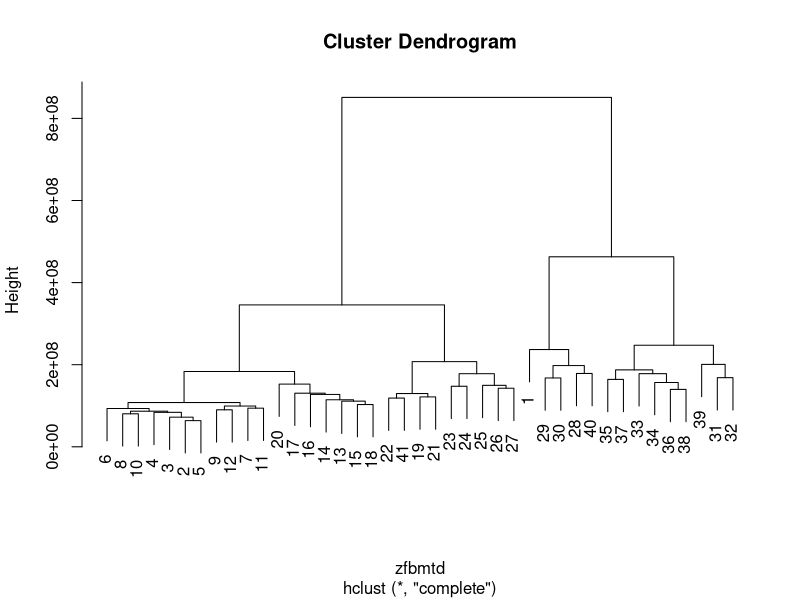

This figure's R source:
d3<-read.csv("purchase_by_type3.csv") #3-34,35-76
d2<-read.csv("purchase_by_type31.csv") #3-34,35-76
d<-d3+d2
d1<-d[275:427,]
zfbm<-as.matrix(cbind(
                      #d1[,4 ], d1[,5 ],
                      #d1[,6 ], d1[,7 ], d1[,8 ], d1[,9 ],
                      #d1[,10], d1[,11], d1[,12], d1[,13],
                      #d1[,14], d1[,15], d1[,16], d1[,17],
                      #d1[,18], d1[,19], d1[,20], d1[,21],
                      #d1[,22], d1[,23], d1[,24], d1[,25],
                      #d1[,26], d1[,27], d1[,28], d1[,29],
                      #d1[,30],
                      #d1[,31], d1[,32], d1[,33], d1[,34]
                      d1[,36],
                      d1[,37],
                      d1[,38],
                      d1[,39],
                      d1[,40],
                      d1[,41],
                      d1[,42],
                      d1[,43],
                      d1[,44],
                      d1[,45],
                      d1[,46],
                      d1[,47],
                      d1[,48],
                      d1[,49],
                      d1[,50],
                      d1[,51],
                      d1[,52],
                      d1[,53],
                      d1[,54],
                      d1[,55],
                      d1[,56],
                      d1[,57],
                      d1[,58],
                      d1[,59],
                      d1[,60],
                      d1[,61],
                      d1[,62],
                      d1[,63],
                      d1[,64],
                      d1[,65],
                      d1[,66],
                      d1[,67],
                      d1[,68],
                      d1[,69],
                      d1[,70],
                      d1[,71],
                      d1[,72],
                      d1[,73],
                      d1[,74],
                      d1[,75],
                      d1[,76]
                      ))
zfbmt<-t(zfbm)
zfbmtd<-dist(zfbmt)
zfbmtc<-hclust(zfbmtd,method="complete")
plot(zfbmtc)
zfbmtt<-cutree(zfbmtc,k=3)
